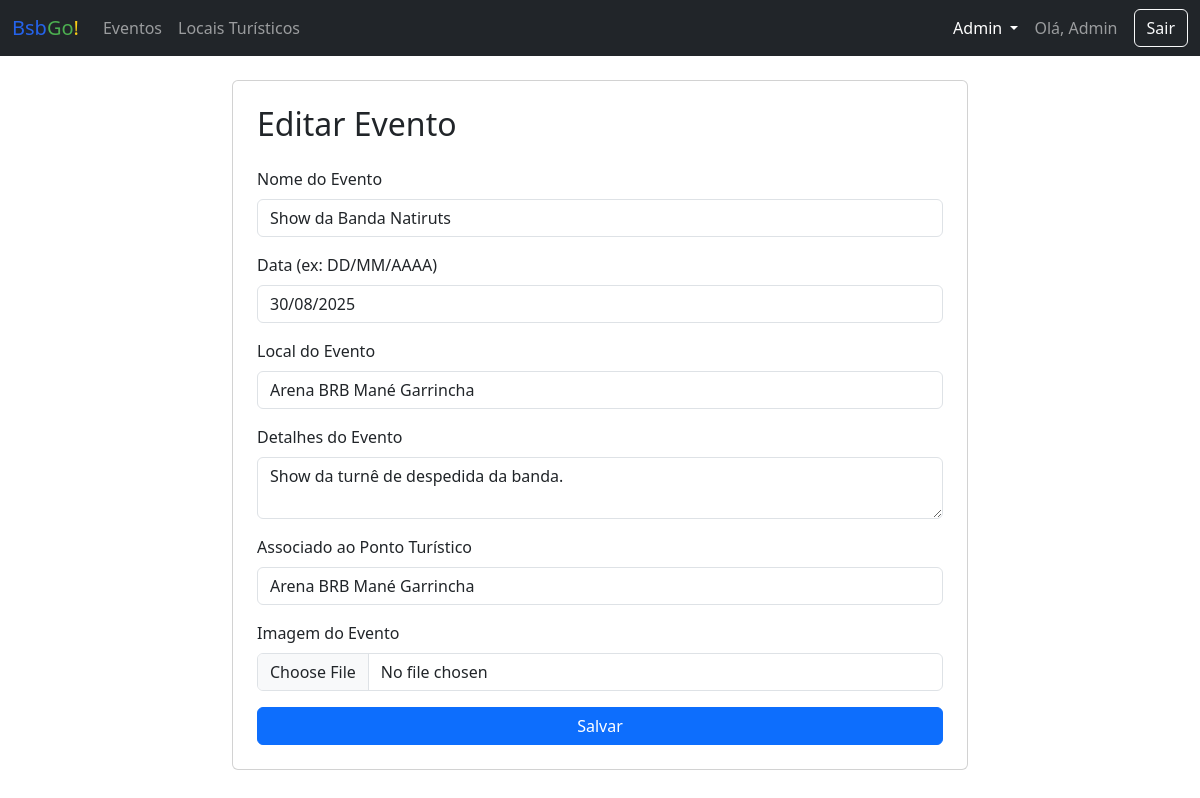
Screenshot of /admin/evento/editar/1 (signed in) with the database file from the repository.
### app/models.py (models this page shows, shortened)
class Usuario(UserMixin, db.Model):
    id = db.Column(db.Integer, primary_key=True)
    nome = db.Column(db.String(100), nullable=False)
    email = db.Column(db.String(150), unique=True, nullable=False)
    senha_hash = db.Column(db.String(256))
    tipo = db.Column(db.String(50), nullable=False, default='turista') # turista, morador, admin

class Evento(db.Model):
    id = db.Column(db.Integer, primary_key=True)
    nome = db.Column(db.String(100), nullable=False)
    data = db.Column(db.String(50))
    local = db.Column(db.String(150))
    detalhes = db.Column(db.Text)
    imagem_file = db.Column(db.String(100), nullable=False, default='default.jpg')
    ponto_id = db.Column(db.Integer, db.ForeignKey('ponto_turistico.id'), nullable=False)

### app/routes.py (the view, shortened to what this page needs)
@main.route('/admin/evento/editar/<int:evento_id>', methods=['GET', 'POST'])
@login_required
@admin_required
def editar_evento(evento_id):
    evento = Evento.query.get_or_404(evento_id)
    form = EventoForm(obj=evento)
    form.ponto.choices = [(p.id, p.nome) for p in PontoTuristico.query.order_by('nome').all()]
    form.ponto.data = evento.ponto_id
    form.data_evento.data = evento.data # <-- MUDANÇA AQUI
    return render_template('form_page.html', form=form, title="Editar Evento")

### app/forms.py
class EventoForm(FlaskForm):
    nome = StringField('Nome do Evento', validators=[DataRequired()])
    data_evento = StringField('Data (ex: DD/MM/AAAA)') # <-- RENOMEADO
    local = StringField('Local do Evento')
    detalhes = TextAreaField('Detalhes do Evento')
    ponto = SelectField('Associado ao Ponto Turístico', coerce=int, validators=[DataRequired()])
    imagem = FileField('Imagem do Evento', validators=[FileAllowed(['jpg', 'png', 'jpeg'])])
    submit = SubmitField('Salvar')

### app/__init__.py (called while the page is built)
def create_app():
    app = Flask(__name__)
    app.config['SECRET_KEY'] = os.environ.get('SECRET_KEY')
    app.config['SQLALCHEMY_DATABASE_URI'] = 'sqlite:///database.db'
    app.config['SQLALCHEMY_TRACK_MODIFICATIONS'] = False
    db.init_app(app)
    migrate.init_app(app, db)
    login_manager.init_app(app)
    login_manager.login_view = 'main.login' # type: ignore
    from .models import Usuario
    @login_manager.user_loader
    def load_user(user_id):
        return Usuario.query.get(int(user_id))
    from .routes import main as main_blueprint
    app.register_blueprint(main_blueprint)
    return app

### app/routes.py (called while the page is built)
def admin_required(f):
    @wraps(f)
    def decorated_function(*args, **kwargs):
        if not current_user.is_authenticated or current_user.tipo != 'admin':
            abort(403) # Proibido o acesso
        return f(*args, **kwargs)
    return decorated_function

### app/templates/form_page.html (shortened to what this page needs)
{% extends 'base.html' %}
{% block content %}
<div class="row justify-content-center">
    <div class="col-md-8">
        <div class="card p-4">
            <h2 class="mb-4">{{ title }}</h2>
            <form method="POST" novalidate enctype="multipart/form-data">
                {% for field in form if field.type != 'SubmitField' and field.type != 'CSRFTokenField' %}
                <div class="mb-3">
                    {{ field.label(class="form-label") }}
                    {{ field(class="form-control") }}
                </div>
                {% endfor %}
                {{ form.submit(class="btn btn-primary w-100") }}
            </form>
        </div>
    </div>
</div>
{% endblock %}

### app/templates/base.html (shortened to what this page needs)
<!DOCTYPE html>
<html lang="pt-br">
  <head>
    <link
      href="https://cdn.jsdelivr.net/npm/bootstrap@5.3.3/dist/css/bootstrap.min.css"
      rel="stylesheet"
    />
    <link rel="stylesheet" href="../static/css/style.css">
  </head>
  <body>
    <nav class="navbar navbar-expand-lg navbar-dark bg-dark">
      <div class="container-fluid">
        <a class="navbar-brand title-bsb" href="{{ url_for('main.index') }}">Bsb<span class="go">Go</span><span class="exclaim">!</span></a>
        <div class="collapse navbar-collapse" id="navbarNav">
          <ul class="navbar-nav me-auto mb-2 mb-lg-0">
            <li class="nav-item"><a class="nav-link" href="#">Eventos</a></li>
            <li class="nav-item">
              <a class="nav-link" href="#">Locais Turísticos</a>
            </li>
          </ul>
          <div class="d-flex align-items-center">
            {% if current_user.is_authenticated %} {% if current_user.tipo ==
            'admin' %}
            <div class="nav-item dropdown me-3">
              <a
                class="nav-link dropdown-toggle text-white"
                href="#"
                id="adminDropdown"
                role="button"
                data-bs-toggle="dropdown"
                aria-expanded="false"
              >
                Admin
              </a>
            </div>
            {% endif %}
            <span class="navbar-text me-3">Olá, {{ current_user.nome }}</span>
            <a class="btn btn-outline-light" href="{{ url_for('main.logout') }}"
              >Sair</a
            >
            {% endif %}
          </div>
        </div>
      </div>
    </nav>
    <main class="container mt-4">
       {% block content %}{% endblock %}
    </main>
  </body>
</html>

### rows the page displays
Usuario: nome "Admin"
Evento: nome "Show da Banda Natiruts" "Arena BRB Mané Garrincha" "Show da turnê de despedida da banda." "Arena BRB Mané Garrincha"

### other values shown
{{ title }} "Editar Evento"
{{ field.label(class="form-label") }} "Nome do Evento" "Data (ex: DD/MM/AAAA)" "Local do Evento" "Detalhes do Evento" "Associado ao Ponto Turístico" "Imagem do Evento"
